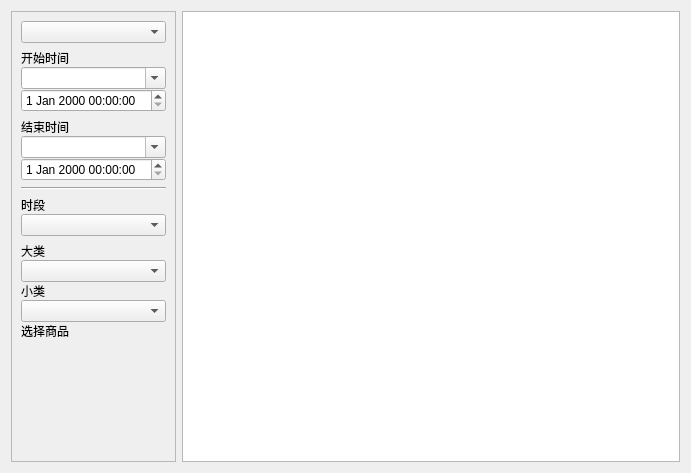
<?xml version="1.0" encoding="UTF-8"?>
<ui version="4.0">
 <class>w_rpt_report_daymonweekanalysis_Dialog</class>
 <widget class="QDialog" name="w_rpt_report_daymonweekanalysis_Dialog">
  <property name="geometry">
   <rect>
    <x>0</x>
    <y>0</y>
    <width>691</width>
    <height>473</height>
   </rect>
  </property>
  <property name="windowTitle">
   <string>Dialog</string>
  </property>
  <layout class="QHBoxLayout" name="horizontalLayout" stretch="0,1">
   <item>
    <widget class="QFrame" name="frame">
     <property name="minimumSize">
      <size>
       <width>0</width>
       <height>0</height>
      </size>
     </property>
     <property name="maximumSize">
      <size>
       <width>16777215</width>
       <height>16777215</height>
      </size>
     </property>
     <property name="frameShape">
      <enum>QFrame::StyledPanel</enum>
     </property>
     <property name="frameShadow">
      <enum>QFrame::Raised</enum>
     </property>
     <property name="outer_stylesheet" stdset="0">
      <string>frame_back_round</string>
     </property>
     <layout class="QVBoxLayout" name="verticalLayout_8" stretch="0,0,0,0,0,0,0,0">
      <property name="leftMargin">
       <number>9</number>
      </property>
      <property name="rightMargin">
       <number>9</number>
      </property>
      <item>
       <widget class="QComboBox" name="comboBox"/>
      </item>
      <item>
       <layout class="QVBoxLayout" name="verticalLayout_5">
        <property name="spacing">
         <number>0</number>
        </property>
        <item>
         <widget class="QLabel" name="label">
          <property name="text">
           <string>开始时间</string>
          </property>
         </widget>
        </item>
        <item>
         <widget class="lds_ComboBox" name="comboBox_start">
          <property name="editable">
           <bool>true</bool>
          </property>
         </widget>
        </item>
        <item>
         <widget class="lds_datetimeEdit" name="dateTimeEdit"/>
        </item>
       </layout>
      </item>
      <item>
       <layout class="QVBoxLayout" name="verticalLayout_6">
        <property name="spacing">
         <number>0</number>
        </property>
        <item>
         <widget class="QLabel" name="label_2">
          <property name="text">
           <string>结束时间</string>
          </property>
         </widget>
        </item>
        <item>
         <widget class="lds_ComboBox" name="comboBox_end">
          <property name="editable">
           <bool>true</bool>
          </property>
         </widget>
        </item>
        <item>
         <widget class="lds_datetimeEdit" name="dateTimeEdit_2"/>
        </item>
       </layout>
      </item>
      <item>
       <widget class="Line" name="line">
        <property name="orientation">
         <enum>Qt::Horizontal</enum>
        </property>
       </widget>
      </item>
      <item>
       <layout class="QVBoxLayout" name="verticalLayout_7">
        <property name="spacing">
         <number>0</number>
        </property>
        <item>
         <widget class="QLabel" name="label_3">
          <property name="text">
           <string>时段</string>
          </property>
         </widget>
        </item>
        <item>
         <widget class="lds_ComboBox" name="comboBox_period">
          <property name="editable">
           <bool>false</bool>
          </property>
         </widget>
        </item>
       </layout>
      </item>
      <item>
       <widget class="QStackedWidget" name="stackedWidget">
        <property name="currentIndex">
         <number>0</number>
        </property>
        <widget class="QWidget" name="page">
         <layout class="QVBoxLayout" name="verticalLayout_3">
          <property name="spacing">
           <number>0</number>
          </property>
          <property name="leftMargin">
           <number>0</number>
          </property>
          <property name="topMargin">
           <number>0</number>
          </property>
          <property name="rightMargin">
           <number>0</number>
          </property>
          <property name="bottomMargin">
           <number>0</number>
          </property>
          <item>
           <widget class="QLabel" name="label_7">
            <property name="text">
             <string>大类</string>
            </property>
           </widget>
          </item>
          <item>
           <widget class="lds_ComboBox" name="comboBox_series"/>
          </item>
          <item>
           <widget class="QLabel" name="label_4">
            <property name="text">
             <string>小类</string>
            </property>
           </widget>
          </item>
          <item>
           <widget class="lds_ComboBox" name="comboBox_type"/>
          </item>
          <item>
           <widget class="QLabel" name="label_6">
            <property name="text">
             <string>选择商品</string>
            </property>
           </widget>
          </item>
          <item>
           <widget class="lds_selectgoods" name="selectgoods" native="true"/>
          </item>
         </layout>
        </widget>
        <widget class="QWidget" name="page_2">
         <layout class="QVBoxLayout" name="verticalLayout_2">
          <property name="spacing">
           <number>0</number>
          </property>
          <property name="leftMargin">
           <number>0</number>
          </property>
          <property name="topMargin">
           <number>0</number>
          </property>
          <property name="rightMargin">
           <number>0</number>
          </property>
          <property name="bottomMargin">
           <number>0</number>
          </property>
         </layout>
        </widget>
       </widget>
      </item>
      <item>
       <widget class="lds_toolbar" name="widget"/>
      </item>
      <item>
       <spacer name="verticalSpacer">
        <property name="orientation">
         <enum>Qt::Vertical</enum>
        </property>
        <property name="sizeHint" stdset="0">
         <size>
          <width>20</width>
          <height>40</height>
         </size>
        </property>
       </spacer>
      </item>
     </layout>
    </widget>
   </item>
   <item>
    <widget class="lds_tableview_sum" name="tableView"/>
   </item>
  </layout>
 </widget>
 <customwidgets>
  <customwidget>
   <class>lds_toolbar</class>
   <extends>QFrame</extends>
   <header>lds_toolbar.h</header>
   <container>1</container>
  </customwidget>
  <customwidget>
   <class>lds_datetimeEdit</class>
   <extends>QDateTimeEdit</extends>
   <header>lds_datetimeedit.h</header>
  </customwidget>
  <customwidget>
   <class>lds_ComboBox</class>
   <extends>QComboBox</extends>
   <header>lds_combobox.h</header>
  </customwidget>
  <customwidget>
   <class>lds_tableview_sum</class>
   <extends>QTableView</extends>
   <header>lds_tableview_sum.h</header>
  </customwidget>
  <customwidget>
   <class>lds_selectgoods</class>
   <extends>QWidget</extends>
   <header>lds_selectgoods.h</header>
   <container>1</container>
   <slots>
    <signal>okstr1(QString)</signal>
   </slots>
  </customwidget>
 </customwidgets>
 <resources/>
 <connections/>
</ui>
